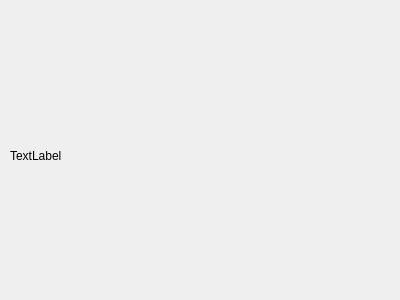
<?xml version="1.0" encoding="UTF-8"?>
<ui version="4.0">
 <class>Form</class>
 <widget class="QWidget" name="Form">
  <property name="geometry">
   <rect>
    <x>0</x>
    <y>0</y>
    <width>400</width>
    <height>300</height>
   </rect>
  </property>
  <property name="windowTitle">
   <string>Form</string>
  </property>
  <widget class="QLabel" name="imageLabel">
   <property name="geometry">
    <rect>
     <x>10</x>
     <y>20</y>
     <width>381</width>
     <height>271</height>
    </rect>
   </property>
   <property name="text">
    <string>TextLabel</string>
   </property>
  </widget>
 </widget>
 <resources/>
 <connections/>
</ui>
